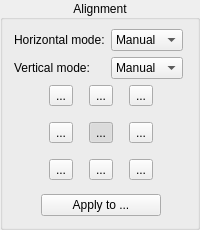
    <widget class="CollapsibleGroupBox" name="alignmentGroup">
     <property name="title">
      <string>Alignment</string>
     </property>
     <property name="alignment">
      <set>Qt::AlignCenter</set>
     </property>
     <layout class="QVBoxLayout" name="verticalLayout_2">
      <property name="topMargin">
       <number>9</number>
      </property>
      <property name="rightMargin">
       <number>9</number>
      </property>
      <item>
       <layout class="QHBoxLayout" name="horizontalLayout_9">
        <item>
         <layout class="QGridLayout" name="gridLayout_3">
          <item row="0" column="0">
           <widget class="QLabel" name="hAlignmentModeLabel">
            <property name="text">
             <string>Horizontal mode:</string>
            </property>
           </widget>
          </item>
          <item row="1" column="0">
           <widget class="QLabel" name="vAlignmentModeLabel">
            <property name="text">
             <string>Vertical mode:</string>
            </property>
           </widget>
          </item>
          <item row="0" column="1">
           <widget class="QComboBox" name="hAlignmentModeCB">
            <property name="currentIndex">
             <number>1</number>
            </property>
            <item>
             <property name="text">
              <string comment="auto">Auto</string>
             </property>
            </item>
            <item>
             <property name="text">
              <string comment="manual">Manual</string>
             </property>
            </item>
            <item>
             <property name="text">
              <string comment="original">Original</string>
             </property>
            </item>
           </widget>
          </item>
          <item row="1" column="1">
           <widget class="QComboBox" name="vAlignmentModeCB">
            <property name="currentIndex">
             <number>1</number>
            </property>
            <item>
             <property name="text">
              <string comment="auto">Auto</string>
             </property>
            </item>
            <item>
             <property name="text">
              <string comment="manual">Manual</string>
             </property>
            </item>
            <item>
             <property name="text">
              <string comment="original">Original</string>
             </property>
            </item>
           </widget>
          </item>
         </layout>
        </item>
        <item>
         <spacer name="horizontalSpacer_18">
          <property name="orientation">
           <enum>Qt::Horizontal</enum>
          </property>
          <property name="sizeHint" stdset="0">
           <size>
            <width>1</width>
            <height>1</height>
           </size>
          </property>
         </spacer>
        </item>
       </layout>
      </item>
      <item>
       <layout class="QHBoxLayout" name="horizontalLayout_4">
        <item>
         <spacer name="alignmentButtonsSpacerLeft">
          <property name="orientation">
           <enum>Qt::Horizontal</enum>
          </property>
          <property name="sizeHint" stdset="0">
           <size>
            <width>1</width>
            <height>1</height>
           </size>
          </property>
         </spacer>
        </item>
        <item>
         <layout class="QGridLayout" name="gridLayout_2">
          <property name="spacing">
           <number>16</number>
          </property>
          <item row="0" column="0">
           <widget class="QToolButton" name="alignTopLeftBtn">
            <property name="text">
             <string>...</string>
            </property>
            <property name="icon">
             <iconset resource="../../../resources/resources.qrc">
              <normaloff>:/icons/stock-gravity-north-west.svg</normaloff>:/icons/stock-gravity-north-west.svg</iconset>
            </property>
            <property name="iconSize">
             <size>
              <width>24</width>
              <height>24</height>
             </size>
            </property>
            <property name="checkable">
             <bool>true</bool>
            </property>
            <property name="autoExclusive">
             <bool>true</bool>
            </property>
           </widget>
          </item>
          <item row="0" column="1">
           <widget class="QToolButton" name="alignTopBtn">
            <property name="text">
             <string>...</string>
            </property>
            <property name="icon">
             <iconset resource="../../../resources/resources.qrc">
              <normaloff>:/icons/stock-gravity-north.svg</normaloff>:/icons/stock-gravity-north.svg</iconset>
            </property>
            <property name="iconSize">
             <size>
              <width>24</width>
              <height>24</height>
             </size>
            </property>
            <property name="checkable">
             <bool>true</bool>
            </property>
            <property name="autoExclusive">
             <bool>true</bool>
            </property>
           </widget>
          </item>
          <item row="0" column="2">
           <widget class="QToolButton" name="alignTopRightBtn">
            <property name="text">
             <string>...</string>
            </property>
            <property name="icon">
             <iconset resource="../../../resources/resources.qrc">
              <normaloff>:/icons/stock-gravity-north-east.svg</normaloff>:/icons/stock-gravity-north-east.svg</iconset>
            </property>
            <property name="iconSize">
             <size>
              <width>24</width>
              <height>24</height>
             </size>
            </property>
            <property name="checkable">
             <bool>true</bool>
            </property>
            <property name="autoExclusive">
             <bool>true</bool>
            </property>
           </widget>
          </item>
          <item row="1" column="0">
           <widget class="QToolButton" name="alignLeftBtn">
            <property name="text">
             <string>...</string>
            </property>
            <property name="icon">
             <iconset resource="../../../resources/resources.qrc">
              <normaloff>:/icons/stock-gravity-west.svg</normaloff>:/icons/stock-gravity-west.svg</iconset>
            </property>
            <property name="iconSize">
             <size>
              <width>24</width>
              <height>24</height>
             </size>
            </property>
            <property name="checkable">
             <bool>true</bool>
            </property>
            <property name="autoExclusive">
             <bool>true</bool>
            </property>
           </widget>
          </item>
          <item row="1" column="1">
           <widget class="QToolButton" name="alignCenterBtn">
            <property name="text">
             <string>...</string>
            </property>
            <property name="icon">
             <iconset resource="../../../resources/resources.qrc">
              <normaloff>:/icons/stock-center.svg</normaloff>:/icons/stock-center.svg</iconset>
            </property>
            <property name="iconSize">
             <size>
              <width>24</width>
              <height>24</height>
             </size>
            </property>
            <property name="checkable">
             <bool>true</bool>
            </property>
            <property name="checked">
             <bool>true</bool>
            </property>
            <property name="autoExclusive">
             <bool>true</bool>
            </property>
           </widget>
          </item>
          <item row="1" column="2">
           <widget class="QToolButton" name="alignRightBtn">
            <property name="text">
             <string>...</string>
            </property>
            <property name="icon">
             <iconset resource="../../../resources/resources.qrc">
              <normaloff>:/icons/stock-gravity-east.svg</normaloff>:/icons/stock-gravity-east.svg</iconset>
            </property>
            <property name="iconSize">
             <size>
              <width>24</width>
              <height>24</height>
             </size>
            </property>
            <property name="checkable">
             <bool>true</bool>
            </property>
            <property name="autoExclusive">
             <bool>true</bool>
            </property>
           </widget>
          </item>
          <item row="2" column="0">
           <widget class="QToolButton" name="alignBottomLeftBtn">
            <property name="text">
             <string>...</string>
            </property>
            <property name="icon">
             <iconset resource="../../../resources/resources.qrc">
              <normaloff>:/icons/stock-gravity-south-west.svg</normaloff>:/icons/stock-gravity-south-west.svg</iconset>
            </property>
            <property name="iconSize">
             <size>
              <width>24</width>
              <height>24</height>
             </size>
            </property>
            <property name="checkable">
             <bool>true</bool>
            </property>
            <property name="autoExclusive">
             <bool>true</bool>
            </property>
           </widget>
          </item>
          <item row="2" column="1">
           <widget class="QToolButton" name="alignBottomBtn">
            <property name="text">
             <string>...</string>
            </property>
            <property name="icon">
             <iconset resource="../../../resources/resources.qrc">
              <normaloff>:/icons/stock-gravity-south.svg</normaloff>:/icons/stock-gravity-south.svg</iconset>
            </property>
            <property name="iconSize">
             <size>
              <width>24</width>
              <height>24</height>
             </size>
            </property>
            <property name="checkable">
             <bool>true</bool>
            </property>
            <property name="autoExclusive">
             <bool>true</bool>
            </property>
           </widget>
          </item>
          <item row="2" column="2">
           <widget class="QToolButton" name="alignBottomRightBtn">
            <property name="text">
             <string>...</string>
            </property>
            <property name="icon">
             <iconset resource="../../../resources/resources.qrc">
              <normaloff>:/icons/stock-gravity-south-east.svg</normaloff>:/icons/stock-gravity-south-east.svg</iconset>
            </property>
            <property name="iconSize">
             <size>
              <width>24</width>
              <height>24</height>
             </size>
            </property>
            <property name="checkable">
             <bool>true</bool>
            </property>
            <property name="autoExclusive">
             <bool>true</bool>
            </property>
           </widget>
          </item>
         </layout>
        </item>
        <item>
         <spacer name="horizontalSpacer_5">
          <property name="orientation">
           <enum>Qt::Horizontal</enum>
          </property>
          <property name="sizeHint" stdset="0">
           <size>
            <width>1</width>
            <height>1</height>
           </size>
          </property>
         </spacer>
        </item>
       </layout>
      </item>
      <item>
       <layout class="QHBoxLayout" name="horizontalLayout_6">
        <property name="topMargin">
         <number>8</number>
        </property>
        <item>
         <spacer name="horizontalSpacer_11">
          <property name="orientation">
           <enum>Qt::Horizontal</enum>
          </property>
          <property name="sizeHint" stdset="0">
           <size>
            <width>1</width>
            <height>1</height>
           </size>
          </property>
         </spacer>
        </item>
        <item>
         <widget class="QPushButton" name="applyAlignmentBtn">
          <property name="minimumSize">
           <size>
            <width>120</width>
            <height>0</height>
           </size>
          </property>
          <property name="toolTip">
           <string>Applies the alignment of this page to other pages: the modes and the position. Whether the size is matched is applied under &quot;Output Size&quot;.</string>
          </property>
          <property name="text">
           <string>Apply to ...</string>
          </property>
         </widget>
        </item>
        <item>
         <spacer name="horizontalSpacer_12">
          <property name="orientation">
           <enum>Qt::Horizontal</enum>
          </property>
          <property name="sizeHint" stdset="0">
           <size>
            <width>1</width>
            <height>1</height>
           </size>
          </property>
         </spacer>
        </item>
       </layout>
      </item>
     </layout>
    </widget>
